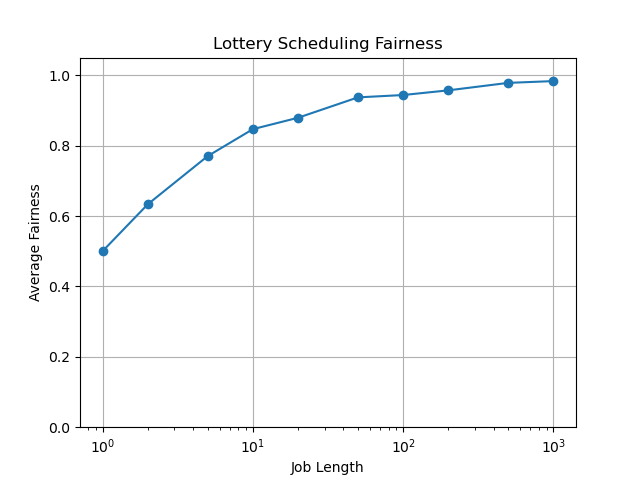

Recreate this plot in Python.
import subprocess
import re
import matplotlib.pyplot as plt


def run_lottery(job_length, seed):
    command = [
        "python3",
        "/home/yaoqin/ostep-homework/cpu-sched-lottery/lottery.py",
        "-l",
        f"{job_length}:100,{job_length}:100",
        "-s",
        str(seed),
        "-c"
    ]

    result = subprocess.run(
        command,
        capture_output=True,
        text=True
    )

    return result.stdout


job_lengths = [1, 2, 5, 10, 20, 50, 100, 200, 500, 1000]
average_fairness_values = []

for job_length in job_lengths:
    fairness_values = []

    for seed in range(30):
        output = run_lottery(job_length, seed)

        times = re.findall(r"DONE at time (\d+)", output)

        first_finish = int(times[0])
        second_finish = int(times[1])

        fairness = first_finish / second_finish
        fairness_values.append(fairness)

    average_fairness = sum(fairness_values) / len(fairness_values)
    average_fairness_values.append(average_fairness)

    print(
        "Job length:",
        job_length,
        "Average fairness:",
        average_fairness
    )


plt.plot(job_lengths, average_fairness_values, marker="o")

plt.xscale("log")

plt.xlabel("Job Length")
plt.ylabel("Average Fairness")
plt.title("Lottery Scheduling Fairness")

plt.ylim(0, 1.05)

plt.grid(True)

plt.savefig("fairness.png")

plt.show()
 
